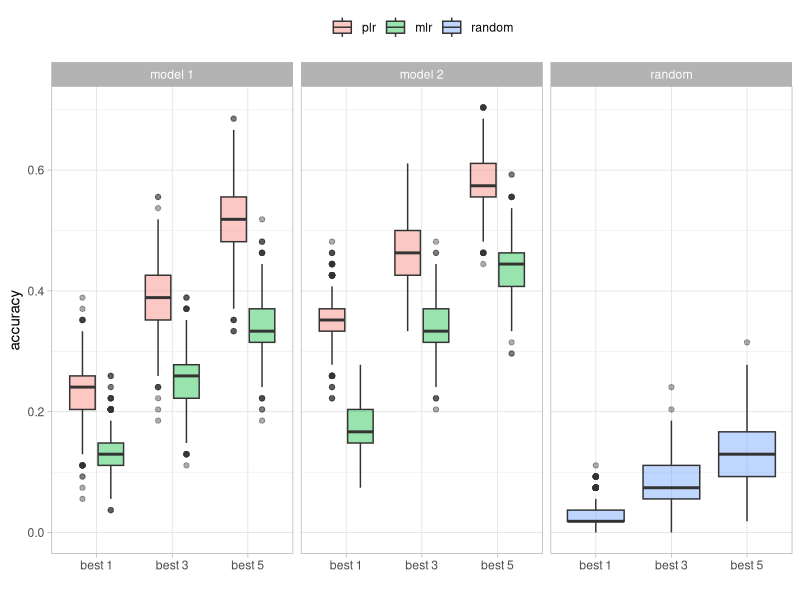

Here is the R script that generated this plot:
# Title: Reproduce Figure 5 and Table 4
# 
# Description:
#
# Requirement:
#   Packages: ggplot, dplyr
#


library(ggplot2)
library(dplyr)

dt <- read.csv("./results/cluster_assgn_acc.csv")
dt$method <- factor(dt$method, levels = c("plr", "mlr", "random"))



## ******* Create boxplot *******
## ******************************
dt %>% ggplot() +
  geom_boxplot(aes(x = K, y = acc, fill = method), alpha = .4) +
  facet_wrap(~model) +
  labs(x = "", y = "accuracy") +
  theme_light() +
  theme(legend.position = "top", legend.title = element_blank())
#



## ******* Table 4 *******
## ***********************
dt %>% group_by(model, method, K) %>% summarise(m.acc = mean(acc), sd.acc = sd(acc))


